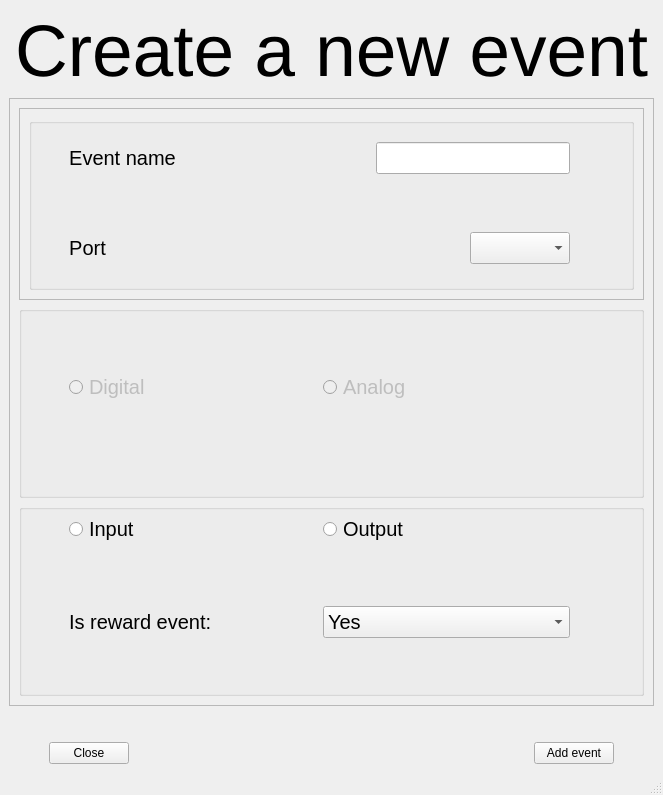
<?xml version="1.0" encoding="UTF-8"?>
<ui version="4.0">
 <class>MainWindow</class>
 <widget class="QMainWindow" name="MainWindow">
  <property name="geometry">
   <rect>
    <x>0</x>
    <y>0</y>
    <width>663</width>
    <height>795</height>
   </rect>
  </property>
  <property name="windowTitle">
   <string>MainWindow</string>
  </property>
  <widget class="QWidget" name="centralwidget">
   <layout class="QVBoxLayout" name="verticalLayout">
    <item>
     <widget class="QLabel" name="headline_label">
      <property name="sizePolicy">
       <sizepolicy hsizetype="Minimum" vsizetype="Minimum">
        <horstretch>0</horstretch>
        <verstretch>0</verstretch>
       </sizepolicy>
      </property>
      <property name="minimumSize">
       <size>
        <width>400</width>
        <height>80</height>
       </size>
      </property>
      <property name="maximumSize">
       <size>
        <width>16777215</width>
        <height>134</height>
       </size>
      </property>
      <property name="baseSize">
       <size>
        <width>0</width>
        <height>0</height>
       </size>
      </property>
      <property name="font">
       <font>
        <family>Arial</family>
        <pointsize>55</pointsize>
        <weight>50</weight>
        <italic>false</italic>
        <bold>false</bold>
       </font>
      </property>
      <property name="mouseTracking">
       <bool>false</bool>
      </property>
      <property name="tabletTracking">
       <bool>false</bool>
      </property>
      <property name="acceptDrops">
       <bool>false</bool>
      </property>
      <property name="toolTip">
       <string>&lt;html&gt;&lt;head/&gt;&lt;body&gt;&lt;p&gt;dvdv&lt;/p&gt;&lt;/body&gt;&lt;/html&gt;</string>
      </property>
      <property name="styleSheet">
       <string notr="true">font: 55pt &quot;Arial&quot;;</string>
      </property>
      <property name="frameShape">
       <enum>QFrame::NoFrame</enum>
      </property>
      <property name="frameShadow">
       <enum>QFrame::Sunken</enum>
      </property>
      <property name="lineWidth">
       <number>1</number>
      </property>
      <property name="midLineWidth">
       <number>0</number>
      </property>
      <property name="text">
       <string>Create a new event</string>
      </property>
      <property name="scaledContents">
       <bool>false</bool>
      </property>
      <property name="alignment">
       <set>Qt::AlignCenter</set>
      </property>
      <property name="wordWrap">
       <bool>true</bool>
      </property>
      <property name="margin">
       <number>0</number>
      </property>
      <property name="indent">
       <number>-1</number>
      </property>
      <property name="openExternalLinks">
       <bool>false</bool>
      </property>
     </widget>
    </item>
    <item>
     <widget class="QScrollArea" name="scrollArea">
      <property name="font">
       <font>
        <family>Arial</family>
        <pointsize>15</pointsize>
       </font>
      </property>
      <property name="widgetResizable">
       <bool>true</bool>
      </property>
      <widget class="QWidget" name="scrollAreaWidgetContents">
       <property name="geometry">
        <rect>
         <x>0</x>
         <y>0</y>
         <width>637</width>
         <height>574</height>
        </rect>
       </property>
       <layout class="QGridLayout" name="gridLayout">
        <item row="0" column="0">
         <widget class="QFrame" name="frame">
          <property name="frameShape">
           <enum>QFrame::StyledPanel</enum>
          </property>
          <property name="frameShadow">
           <enum>QFrame::Raised</enum>
          </property>
          <layout class="QGridLayout" name="gridLayout_2">
           <item row="2" column="1">
            <widget class="QGroupBox" name="groupBox_2">
             <property name="title">
              <string/>
             </property>
             <widget class="QWidget" name="horizontalLayoutWidget">
              <property name="geometry">
               <rect>
                <x>40</x>
                <y>90</y>
                <width>501</width>
                <height>80</height>
               </rect>
              </property>
              <layout class="QHBoxLayout" name="horizontalLayout">
               <item>
                <widget class="QLabel" name="label_2">
                 <property name="text">
                  <string>Port</string>
                 </property>
                 <property name="alignment">
                  <set>Qt::AlignCenter</set>
                 </property>
                 <property name="wordWrap">
                  <bool>true</bool>
                 </property>
                </widget>
               </item>
               <item>
                <spacer name="horizontalSpacer_2">
                 <property name="orientation">
                  <enum>Qt::Horizontal</enum>
                 </property>
                 <property name="sizeHint" stdset="0">
                  <size>
                   <width>40</width>
                   <height>20</height>
                  </size>
                 </property>
                </spacer>
               </item>
               <item>
                <widget class="QComboBox" name="ports_comboBox"/>
               </item>
              </layout>
             </widget>
             <widget class="QWidget" name="horizontalLayoutWidget_2">
              <property name="geometry">
               <rect>
                <x>40</x>
                <y>0</y>
                <width>501</width>
                <height>80</height>
               </rect>
              </property>
              <layout class="QHBoxLayout" name="horizontalLayout_2">
               <item>
                <widget class="QLabel" name="label">
                 <property name="text">
                  <string>Event name</string>
                 </property>
                 <property name="alignment">
                  <set>Qt::AlignCenter</set>
                 </property>
                </widget>
               </item>
               <item>
                <spacer name="horizontalSpacer_3">
                 <property name="orientation">
                  <enum>Qt::Horizontal</enum>
                 </property>
                 <property name="sizeHint" stdset="0">
                  <size>
                   <width>40</width>
                   <height>20</height>
                  </size>
                 </property>
                </spacer>
               </item>
               <item>
                <widget class="QLineEdit" name="event_name_lineEdit"/>
               </item>
              </layout>
             </widget>
            </widget>
           </item>
          </layout>
         </widget>
        </item>
        <item row="5" column="0">
         <widget class="QGroupBox" name="groupBox">
          <property name="enabled">
           <bool>true</bool>
          </property>
          <property name="minimumSize">
           <size>
            <width>0</width>
            <height>0</height>
           </size>
          </property>
          <property name="title">
           <string/>
          </property>
          <widget class="QWidget" name="layoutWidget">
           <property name="geometry">
            <rect>
             <x>50</x>
             <y>10</y>
             <width>501</width>
             <height>43</height>
            </rect>
           </property>
           <layout class="QHBoxLayout" name="io_horizontalLayout_3" stretch="0,0">
            <property name="spacing">
             <number>6</number>
            </property>
            <property name="sizeConstraint">
             <enum>QLayout::SetMinAndMaxSize</enum>
            </property>
            <item>
             <widget class="QRadioButton" name="input_radio_btn">
              <property name="minimumSize">
               <size>
                <width>50</width>
                <height>0</height>
               </size>
              </property>
              <property name="text">
               <string>Input</string>
              </property>
             </widget>
            </item>
            <item>
             <widget class="QRadioButton" name="output_radio_btn">
              <property name="minimumSize">
               <size>
                <width>50</width>
                <height>0</height>
               </size>
              </property>
              <property name="text">
               <string>Output</string>
              </property>
             </widget>
            </item>
           </layout>
          </widget>
          <widget class="QWidget" name="layoutWidget">
           <property name="geometry">
            <rect>
             <x>50</x>
             <y>70</y>
             <width>501</width>
             <height>96</height>
            </rect>
           </property>
           <layout class="QHBoxLayout" name="is_reward_horizontalLayout" stretch="0,0">
            <item>
             <widget class="QLabel" name="is_reward_label">
              <property name="text">
               <string>Is reward event:</string>
              </property>
             </widget>
            </item>
            <item>
             <widget class="QComboBox" name="is_reward_comboBox">
              <item>
               <property name="text">
                <string>Yes</string>
               </property>
              </item>
              <item>
               <property name="text">
                <string>No</string>
               </property>
              </item>
             </widget>
            </item>
           </layout>
          </widget>
         </widget>
        </item>
        <item row="4" column="0">
         <widget class="QGroupBox" name="groupBox_3">
          <property name="title">
           <string/>
          </property>
          <widget class="QWidget" name="layoutWidget_2">
           <property name="geometry">
            <rect>
             <x>50</x>
             <y>60</y>
             <width>501</width>
             <height>43</height>
            </rect>
           </property>
           <layout class="QHBoxLayout" name="io_horizontalLayout_4" stretch="0,0">
            <item>
             <widget class="QRadioButton" name="digital_radio_btn">
              <property name="enabled">
               <bool>false</bool>
              </property>
              <property name="text">
               <string>Digital</string>
              </property>
             </widget>
            </item>
            <item>
             <widget class="QRadioButton" name="analog_radio_btn">
              <property name="enabled">
               <bool>false</bool>
              </property>
              <property name="text">
               <string>Analog</string>
              </property>
             </widget>
            </item>
           </layout>
          </widget>
         </widget>
        </item>
       </layout>
      </widget>
     </widget>
    </item>
    <item>
     <spacer name="verticalSpacer">
      <property name="orientation">
       <enum>Qt::Vertical</enum>
      </property>
      <property name="sizeType">
       <enum>QSizePolicy::Minimum</enum>
      </property>
      <property name="sizeHint" stdset="0">
       <size>
        <width>20</width>
        <height>30</height>
       </size>
      </property>
     </spacer>
    </item>
    <item>
     <layout class="QHBoxLayout" name="navigation_horizontalLayout" stretch="0,0,1,0,0">
      <item>
       <layout class="QHBoxLayout" name="accept_horizontalLayout" stretch="1">
        <item>
         <spacer name="left_horizontalSpacer1">
          <property name="orientation">
           <enum>Qt::Horizontal</enum>
          </property>
          <property name="sizeHint" stdset="0">
           <size>
            <width>40</width>
            <height>20</height>
           </size>
          </property>
         </spacer>
        </item>
       </layout>
      </item>
      <item>
       <widget class="QPushButton" name="back_btn">
        <property name="text">
         <string>Close</string>
        </property>
       </widget>
      </item>
      <item>
       <spacer name="left_horizontalSpacer2">
        <property name="orientation">
         <enum>Qt::Horizontal</enum>
        </property>
        <property name="sizeHint" stdset="0">
         <size>
          <width>40</width>
          <height>20</height>
         </size>
        </property>
       </spacer>
      </item>
      <item>
       <widget class="QPushButton" name="add_event_btn">
        <property name="text">
         <string>Add event</string>
        </property>
       </widget>
      </item>
      <item>
       <spacer name="horizontalSpacer">
        <property name="orientation">
         <enum>Qt::Horizontal</enum>
        </property>
        <property name="sizeHint" stdset="0">
         <size>
          <width>40</width>
          <height>20</height>
         </size>
        </property>
       </spacer>
      </item>
     </layout>
    </item>
   </layout>
  </widget>
  <widget class="QStatusBar" name="statusbar"/>
 </widget>
 <resources/>
 <connections/>
</ui>
